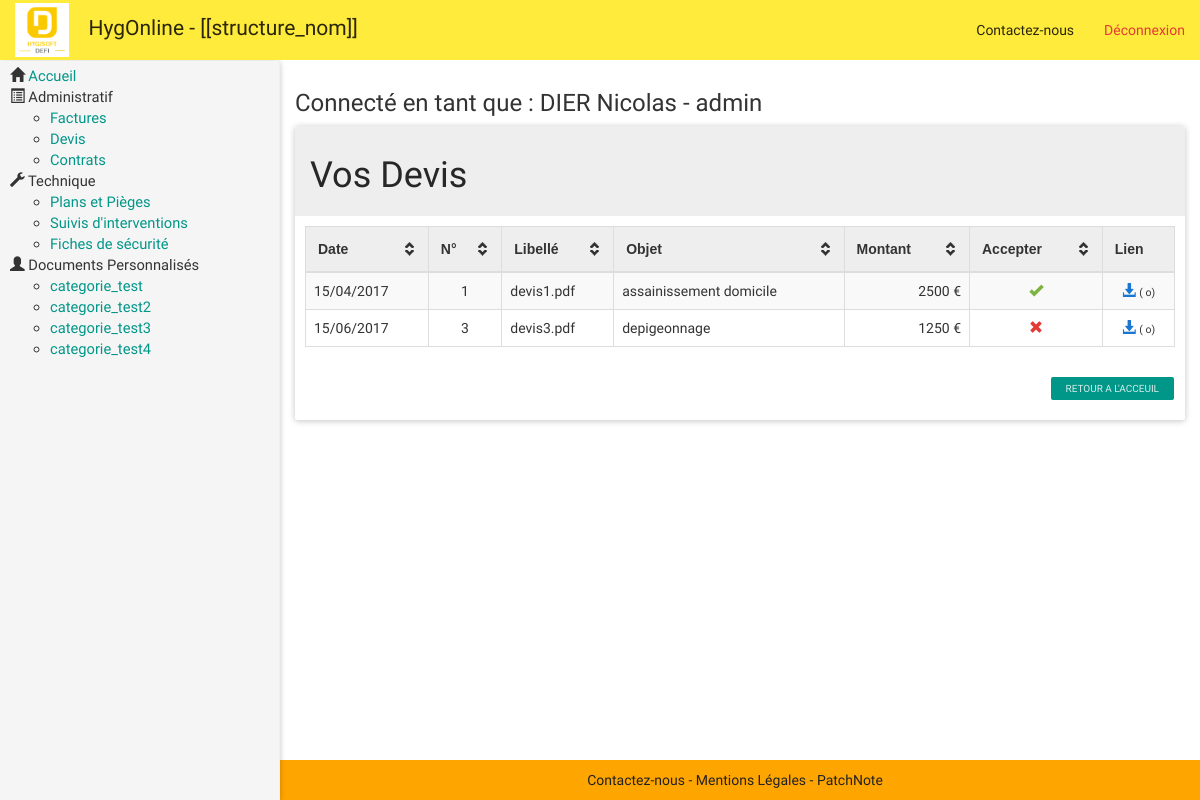
The page /hygonline_v2/public/index.php?page=fichier&categ=devis (signed in) on the database its author committed.
### tables this page shows
CREATE TABLE `categories_perso` (
  `id_categ` int(11) NOT NULL,
  `libelle` varchar(100) NOT NULL,
  `html_header` text NOT NULL,
  `html_footer` text NOT NULL
);

CREATE TABLE `devis` (
  `id_devis` int(11) NOT NULL,
  `id_contrat` int(11) NOT NULL,
  `nom_devis` varchar(100) NOT NULL,
  `date_devis` date NOT NULL,
  `numero_devis` int(11) NOT NULL,
  `montant_devis` decimal(10,0) NOT NULL,
  `objet_devis` varchar(75) NOT NULL,
  `est_accepter` tinyint(1) NOT NULL,
  `lien` varchar(100) NOT NULL
);

### hygonline_v2/src/requete_sql.php (called while the page is built, shortened)
<?php
	function get_db(){
		if(APPLICATION_ENV == 'production') {
			$db = new PDO('mysql:host=localhost;dbname=hyg_dev2', 'hyg_dev', 'XRcD3]+b438q_Dc');
		} else {
			$db = new PDO('mysql:host=localhost;dbname=hyg_dev2', 'root', '');
		}
		return $db;
}
function getFichier($file_type, $client_id, $name=null){
	$db = get_db();
	switch ($file_type) {
		case 'devis':
			$sql = "SELECT devis.*, DATE_FORMAT(`date_devis`, '%d/%m/%Y') AS `disp_date_devis`
					FROM devis, contrats, clients
					WHERE devis.id_contrat = contrats.id_contrat
					AND contrats.id_client = clients.id_client
					AND clients.id_client = :client_id";
			break;
	}
	$stmt = $db->prepare($sql);
	$stmt->bindValue('client_id', $client_id, PDO::PARAM_INT);
	$stmt->execute();
	$data = $stmt->fetchAll(PDO::FETCH_ASSOC);
	return $data;
}
function get_Categories_Perso(){
	$db = get_db();
	$sql = "SELECT * FROM categories_perso";
	$stmt = $db->prepare($sql);
	$stmt->execute();
	$data = $stmt->fetchAll(PDO::FETCH_ASSOC);
	return $data;
}
function taille_fichier($file){
	$filepath = APPLICATION_PATH . "/../docs/" . $file;
	$taille = filesize($filepath);
	if ($taille >= 1048576){
		$taille = round($taille / 1048576 * 100) / 100 . " Mo";
	}
	elseif ($taille >= 1024){
		$taille = round($taille / 1024 * 100) / 100 . " Ko";
	}
	else{
		$taille = $taille . " o";
	}
	return $taille;
}
?>

### hygonline_v2/src/doc_type/devis.php (the view)
<div class="panel panel-default">
	<div class="panel-heading">
		<h1 class="Fleft">Vos Devis</h1>
		<div class="clearfix"></div>
	</div>
	<div style="padding: 10px;" class="panel-body">
	<table class="table table-striped table-hover tablesorter">
		<thead>
			<tr>
				<th>Date</th>
				<th>N°</th>
				<th>Libellé</th>
				<th>Objet</th>
				<th>Montant</th>
				<th>Accepter</th>
				<th class="lien">Lien</th>
			</tr>
		</thead>
		<tbody>
		<?php $fichier = getFichier('devis', $_SESSION['user']['id_client']); ?>
			<?php foreach ($fichier as $indice => $devis) :?>
				<tr>
					<td class="Tleft"> <?php echo $devis['disp_date_devis']; ?> </td>
					<td class="Tcenter"> <?php echo $devis['numero_devis']; ?> </td>
					<td class="Tleft"> <?php echo $devis['nom_devis']; ?> </td>
					<td class="Tleft"> <?php echo $devis['objet_devis']; ?> </td>
					<td class="Tright"> <?php echo $devis['montant_devis'] . " €"; ?> </td>
					<td class="Tcenter">
						<?php
							if ($devis['est_accepter'] == 0) {
								echo '<i class="glyphicon glyphicon-remove danger"></i>';
							}
							else{
								echo '<i class="glyphicon glyphicon-ok success"></i>';
							}
						?>
					</td>
					<td class="Tcenter">
						<?php
							$type = "devis";
							$size = taille_fichier($devis['lien']);
							echo '<a href="./download.php?file='.$devis['id_devis'].'&type='. $type .'" target="_blank"><i class="glyphicon glyphicon-download-alt info"></i></a> <span style="font-size: 75%;">(' . $size . ')</span>';
						?>
					</td>
				</tr>
			<?php endforeach; ?>
		</tbody>
	</table>
	<a href='index.php' class="btn btn-xs btn-primary Fright">Retour a l'acceuil</a>
	</div>
</div>

### hygonline_v2/src/block/sidebar.php
<div id="sidebar-wrapper">
	<ul style="font-size: 105%;" class="nav sidebar-nav">
		<li>
			<span class='glyphicon glyphicon-home'></span>
			<span><a href='index.php' class='title'>Accueil</a></span>
		</li>
		<?php if ($_SESSION['user']['role']== "admin" || $_SESSION['user']['role'] == "comptable"): ?>
			<li>
				<span class="glyphicon glyphicon-list-alt"></span>
				<span class="title">Administratif</span>
			</li>
			<ul>
				<li><a href='index.php?page=fichier&categ=facture'>Factures</a></li>
				<li><a href='index.php?page=fichier&categ=devis'>Devis</a></li>
				<li><a href='index.php?page=fichier&categ=contrat'>Contrats</a></li>
			</ul>
		<?php endif; ?>
		<?php if ($_SESSION['user']['role'] == "admin" || $_SESSION['user']['role'] == "technicien"): ?>
			<li>
				 <span class='glyphicon glyphicon-wrench'></span>
				 <span class='title'>Technique</span>
			 </li>
			<ul>
				<li><a href='index.php?page=fichier&categ=plan'>Plans et Pièges</a></li>
				<li><a href='index.php?page=fichier&categ=interv'>Suivis d'interventions</a></li>
				<li><a href='index.php?page=fichier&categ=fiche'>Fiches de sécurité</a></li>
			</ul>
		<?php endif; ?>
		<li>
			<span class='glyphicon glyphicon-user'></span>
			<span class='title'>Documents Personnalisés</span>
		</li>
		<ul>
			<?php $perso = get_Categories_Perso() ?>
			<?php foreach ($perso as $indice => $categorie) :?>
				<li><a href="index.php?page=perso&id=<?php echo $categorie['id_categ']; ?>"> <?php echo $categorie['libelle']; ?> </a></li>
			<?php endforeach; ?>
		</ul>
	</ul>
</div>

### hygonline_v2/public/assets/css/styles.css (style rules this page uses)
body { padding-top: 60px; }
.table>tbody>tr>td { vertical-align: middle; }
#sidebar-wrapper { position: fixed; top: 61px; bottom: 0; display: block; z-index: 1000; left: 300px; margin-left: -300px; width: 0px; overflow-y: auto; overflow-x: hidden; background-color: #f5f5f5; border-right: 1px solid #eee; -webkit-transition: all 0.4s ease; -moz-transition: all 0.4s ease; -o-transition: all 0.4s ease; transition: all 0.4s ease; box-shadow: 0 1px 6px 0 rgba(0,0,0,.12),0 1px 6px 0 rgba(0,0,0,.12); }
#wrapper.toggled #sidebar-wrapper { width: 280px; padding: 5px 20px 20px 30px; }
.sidebar-nav { width:300px; margin-right: -21px; margin-bottom: 20px; margin-left: -20px; }
.sidebar-nav:last-child { margin-bottom: 0px; }
.success { color: #7CB342 !important; }
.danger { color: #e53935 !important; }
.info { color: #1976D2 !important; }
.Tleft { text-align: left; }
.Tright { text-align: right; }
.Tcenter { text-align: center; }
.Fleft { float: left; }
.Fright { float: right; }

### rows shown on the page
categories_perso: libelle "categorie_test"
categories_perso: libelle "categorie_test2"
categories_perso: libelle "categorie_test3"
categories_perso: libelle "categorie_test4"
devis: disp_date_devis "15/04/2017", numero_devis "1", nom_devis "devis1.pdf", objet_devis "assainissement domicile", montant_devis "2500", est_accepter 1 (drawn), lien "o"
devis: disp_date_devis "15/06/2017", numero_devis "3", nom_devis "devis3.pdf", objet_devis "depigeonnage", montant_devis "1250", est_accepter 0 (drawn), lien "o"

### other values the page prints
$nom_entreprise "[[structure_nom]]"
$_SESSION['user']['nom'] "DIER Nicolas"
$_SESSION['user']['role'] "admin"
